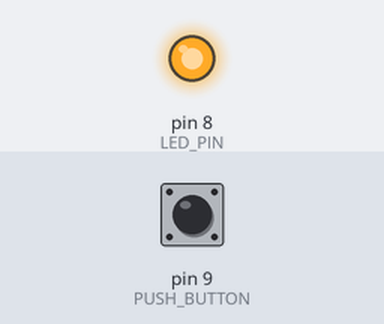
Simulated run of this sketch. Board: Arduino Uno, built with avr-gcc and run on an emulated ATmega328P. Shown: output pins drawn as LEDs (lit = HIGH). Inputs (shaded band) come from the test bench; at power-on: pin 9 (PUSH_BUTTON) HIGH.

Above: at 1.2 s.
1.3 s: pin 9 (PUSH_BUTTON) pulled LOW for 0.15 s
At 1.37 s:
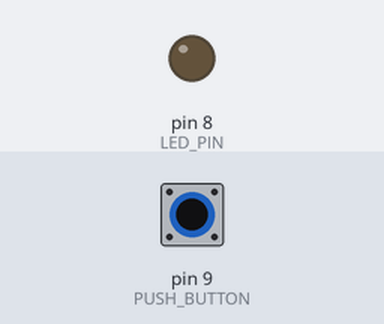
2.9 s: pin 9 (PUSH_BUTTON) pulled LOW for 3.2 s
At 6.6 s:
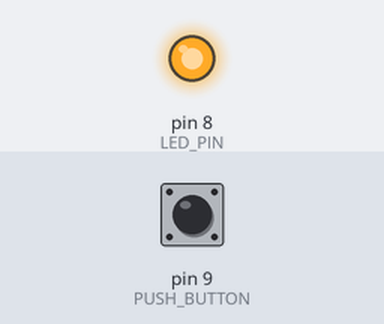
Timing chart, 0 to 8.1 s (numbered marks = the images above; inputs shaded):
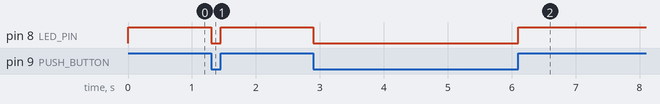

The sketch:

push_button_led_lit.ino
```cpp
#define LED_PIN 8
#define PUSH_BUTTON 9

void setup() {
  // put your setup code here, to run once:

  pinMode(LED_PIN, OUTPUT);
  pinMode(PUSH_BUTTON, INPUT);

}

void loop() {
  // put your main code here, to run repeatedly:

//   digitalWrite(LED_PIN,HIGH);

  if(digitalRead(PUSH_BUTTON)==LOW){
     digitalWrite(LED_PIN,LOW);
    }else{
      digitalWrite(LED_PIN,HIGH);
    }

}
```

Measured:
- after the input at 1.3 s, pin 8 (LED_PIN): HIGH → LOW at once, → HIGH 0.15 s later
- after the input at 2.9 s, pin 8 (LED_PIN): HIGH → LOW at once, → HIGH 3.2 s later
